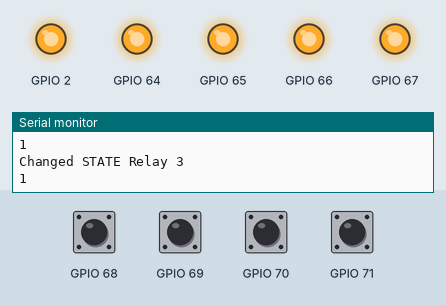
This sketch was run on a simulated ESP8266 (NodeMCU). Parts: output pins drawn as LEDs (lit = HIGH), the last lines printed to the serial monitor. Inputs (shaded band) come from the test bench; at power-on: GPIO 68–71 HIGH. WiFi joins after 1.5 s; servers stay silent unless stated; no MQTT or app messages arrive unless stated.

Above: at 2.7 s.
2.8 s: GPIO 68 pulled LOW for 1 s
At 3.3 s:
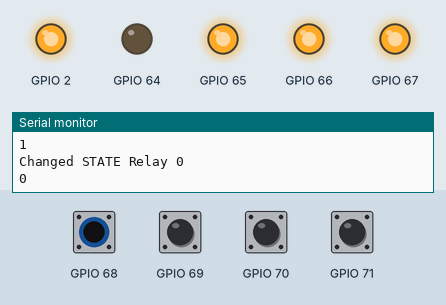
5.4 s: GPIO 69 pulled LOW for 1 s
At 6.3 s:
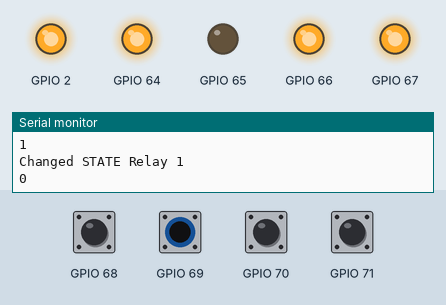
8.0 s: GPIO 70 pulled LOW for 1 s
At 8.6 s:
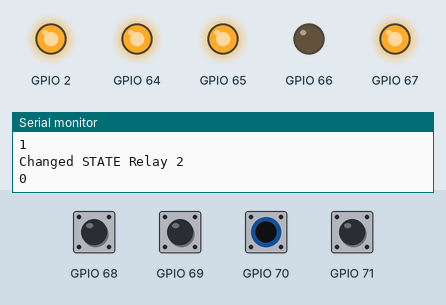
10.6 s: GPIO 71 pulled LOW for 1 s
At 11.5 s:
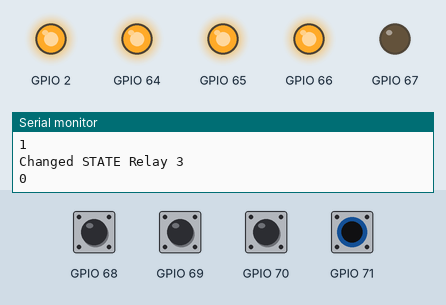
Timing chart, 0 to 13.6 s (numbered marks = the images above; inputs shaded):
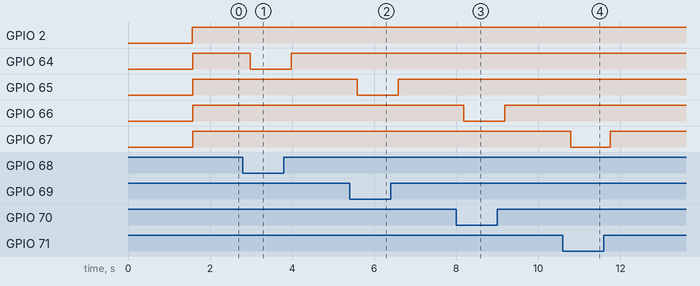

The sketch:

NodeMCU_MQTT_Relay_revOTA.ino
```cpp
#include <ESP8266WiFi.h>
#include <PubSubClient.h>
#include <Wire.h>
#include "Adafruit_MCP23017.h"
#include "wifiConf.h"
#include "mqttfunc.h"
#include "OTAfunc.h"

Adafruit_MCP23017 mcp;

int buttonState0 = 0;
int lastButtonState0 = 0;

int buttonState1 = 0;
int lastButtonState1 = 0;

int buttonState2 = 0;
int lastButtonState2 = 0;

int buttonState3 = 0;
int lastButtonState3 = 0;

int lastval0 = 0;
int lastval1 = 0;
int lastval2 = 0;
int lastval3 = 0;

char charval0[1];
char charval1[1];
char charval2[1];
char charval3[1];

unsigned long previousMillis = 0, previousMillis2 = 0, currentMillis;
long interval = 200, interval2 = 15000;

void setup()
{
  pinMode(2, OUTPUT);     // Initialize the BUILTIN_LED pin as an output
  Wire.begin(4, 5); //SDA, SCL

  mcp.begin();

  mcp.pinMode(0, OUTPUT);
  mcp.pinMode(1, OUTPUT);
  mcp.pinMode(2, OUTPUT);
  mcp.pinMode(3, OUTPUT);

  mcp.pinMode(4, INPUT);
  mcp.pullUp(4, HIGH);  // turn on a 100K pullup internally

  mcp.pinMode(5, INPUT);
  mcp.pullUp(5, HIGH);  // turn on a 100K pullup internally

  mcp.pinMode(6, INPUT);
  mcp.pullUp(6, HIGH);  // turn on a 100K pullup internally

  mcp.pinMode(7, INPUT);
  mcp.pullUp(7, HIGH);  // turn on a 100K pullup internally

  //Serial.begin(115200);
  setup_wifi();
  client.setServer(mqtt_server, 1883);
  client.setCallback(callback);

  OTAfunc();
}

void callback(char* topic, byte* payload, unsigned int length)
{
  String topicstr;
  String payloadstr;

  for (int i = 0; i < length; i++)
  {
    payloadstr = String(payloadstr + (char)payload[i]);  //convert payload to string
  }

  for(int i = 0; i <= 50; i++)
  {
    topicstr = String(topicstr + (char)topic[i]);  //convert topic to string
  }

  Serial.print("Message arrived: ");
  Serial.print(topicstr);
  Serial.print(" - ");
  Serial.print(payloadstr);
  Serial.println();

  //start
  if(topicstr=="/myroom/relay/0")
  {
    if(payloadstr=="0")
    {
      //digitalWrite(2, LOW);
      mcp.digitalWrite(0, HIGH);
      Serial.println("Relay 0 OFF");
      lastval0 = 1;
      Serial.println(lastval0);
      client.publish("/myroom/relay/relState0", "0"); //publish to topic
    }
    else if(payloadstr=="1")
    {
      //digitalWrite(2, HIGH);
      mcp.digitalWrite(0, LOW);
      Serial.println("Relay 0 ON");
      lastval0 = 0;
      Serial.println(lastval0);
      client.publish("/myroom/relay/relState0", "1"); //publish to topic
    }
  }

  if(topicstr=="/myroom/relay/1")
  {
    if(payloadstr=="0")
    {
      mcp.digitalWrite(1, HIGH);
      Serial.println("Relay 1 OFF");
      lastval1 = 1;
      Serial.println(lastval1);
      client.publish("/myroom/relay/relState1", "0"); //publish to topic
    }
    else if(payloadstr=="1")
    {
      mcp.digitalWrite(1, LOW);
      Serial.println("Relay 1 ON");
      lastval1 = 0;
      Serial.println(lastval1);
      client.publish("/myroom/relay/relState1", "1"); //publish to topic
    }
  }

  if(topicstr=="/myroom/relay/2")
  {
    if(payloadstr=="0")
    {
      mcp.digitalWrite(2, HIGH);
      Serial.println("Relay 2 OFF");
      lastval2 = 1;
      Serial.println(lastval2);
      client.publish("/myroom/relay/relState2", "0"); //publish to topic
    }
    else if(payloadstr=="1")
    {
      mcp.digitalWrite(2, LOW);
      Serial.println("Relay 2 ON");
      lastval2 = 0;
      Serial.println(lastval2);
      client.publish("/myroom/relay/relState2", "1"); //publish to topic
    }
  }

  if(topicstr=="/myroom/relay/3")
  {
    if(payloadstr=="0")
    {
      mcp.digitalWrite(3, HIGH);
      Serial.println("Relay 3 OFF");
      lastval3 = 1;
      Serial.println(lastval3);
      client.publish("/myroom/relay/relState3", "0"); //publish to topic
    }
    else if(payloadstr=="1")
    {
      mcp.digitalWrite(3, LOW);
      Serial.println("Relay 3 ON");
      lastval3 = 0;
      Serial.println(lastval3);
      client.publish("/myroom/relay/relState3", "1"); //publish to topic
    }
  }
}

void loop()
{
  currentMillis = millis();

  if (!client.connected())
    {
      reconnect();
    }

  client.loop();
  ArduinoOTA.handle();

  relaypolling();

  if (currentMillis - previousMillis2 >= interval2)
  {
    previousMillis2 = currentMillis;
    client.publish("/nodeRelay/heartbeat", "Hi");
  }

  if(currentMillis > 4094967296)
  {
    Serial.println("reboot");
    Serial.println(currentMillis);
    ESP.restart();
  }
}

void relaypolling()
{
  if (currentMillis - previousMillis >= interval)
  {
    previousMillis = currentMillis;
    //START Relay 0 Switch
  buttonState0 = mcp.digitalRead(4);
  if (buttonState0 != lastButtonState0) //Relay 0
  {
    Serial.println("Changed STATE Relay 0");
    mcp.digitalWrite(0, !lastval0);
    itoa(lastval0, charval0, 10);
    lastval0 = !lastval0;
    Serial.println(lastval0);
    client.publish("/myroom/relay/relState0", charval0); //publish to topic
  }
  lastButtonState0 = buttonState0;
  //END Relay 0 Switch


  //START Relay 1 Switch
  buttonState1 = mcp.digitalRead(5);

  if (buttonState1 != lastButtonState1) //Relay 1
  {
    Serial.println("Changed STATE Relay 1");
    mcp.digitalWrite(1, !lastval1);
    itoa(lastval1, charval1, 10);
    lastval1 = !lastval1;
    Serial.println(lastval1);
    client.publish("/myroom/relay/relState1", charval1); //publish to topic
  }
  lastButtonState1 = buttonState1;
  //END Relay 1 Switch


  //START Relay 2 Switch
  buttonState2 = mcp.digitalRead(6);

  if (buttonState2 != lastButtonState2) //Relay 2
  {
    Serial.println("Changed STATE Relay 2");
    mcp.digitalWrite(2, !lastval2);
    itoa(lastval2, charval2, 10);
    lastval2 = !lastval2;
    Serial.println(lastval2);
    client.publish("/myroom/relay/relState2", charval2); //publish to topic
  }
  lastButtonState2 = buttonState2;
  //END Relay 2 Switch

  //START Relay 3 Switch
  buttonState3 = mcp.digitalRead(7);

  if (buttonState3 != lastButtonState3) //Relay 3
  {
    Serial.println("Changed STATE Relay 3");
    mcp.digitalWrite(3, !lastval3);
    itoa(lastval3, charval3, 10);
    lastval3 = !lastval3;
    Serial.println(lastval3);
    client.publish("/myroom/relay/relState3", charval3); //publish to topic
  }
  lastButtonState3 = buttonState3;
  //END Relay 3 Switch
  }
}
```

OTAfunc.h
```cpp
#include <ESP8266WiFi.h>
#include <ESP8266mDNS.h>
#include <WiFiUdp.h>
#include <ArduinoOTA.h>

void OTAfunc()
{
// Port defaults to 8266
  // ArduinoOTA.setPort(8266);

  // Hostname defaults to esp8266-[ChipID]
  ArduinoOTA.setHostname("RelayNodeMCU");

  // No authentication by default
  ArduinoOTA.setPassword((const char *)"pwnrazr1234");

  ArduinoOTA.onStart([]() {
    Serial.println("Start OTA");
  });
  ArduinoOTA.onEnd([]() {
    Serial.println("\nEnd OTA");
  });
  ArduinoOTA.onProgress([](unsigned int progress, unsigned int total) {
    Serial.printf("Progress: %u%%\r", (progress / (total / 100)));
  });
  ArduinoOTA.onError([](ota_error_t error) {
    Serial.printf("Error[%u]: ", error);
    if (error == OTA_AUTH_ERROR) Serial.println("Auth Failed");
    else if (error == OTA_BEGIN_ERROR) Serial.println("Begin Failed");
    else if (error == OTA_CONNECT_ERROR) Serial.println("Connect Failed");
    else if (error == OTA_RECEIVE_ERROR) Serial.println("Receive Failed");
    else if (error == OTA_END_ERROR) Serial.println("End Failed");
  });
  ArduinoOTA.begin();
  Serial.println("OTA System Ready");
  Serial.print("OTA IP address: ");
  Serial.println(WiFi.localIP());
}
```

mqttfunc.h
```cpp
#include <PubSubClient.h>
#include <ESP8266WiFi.h>

WiFiClient espClient;
PubSubClient client(espClient);

const char* mqtt_server = "192.168.1.184";
const char* mqtt_username = "pwnrazr";
const char* mqtt_password = "pwnrazr123";

char ipaddr[16];

void subscribemqtt()
{
  client.subscribe("/myroom/relay/0");
  client.subscribe("/myroom/relay/1");
  client.subscribe("/myroom/relay/2");
  client.subscribe("/myroom/relay/3");
}

void reconnect() {
  // Loop until we're reconnected
  while (!client.connected()) {
    Serial.print("Attempting MQTT connection...");
    digitalWrite(2, LOW);

    // Attempt to connect
    if (client.connect("ESPRelay", mqtt_username, mqtt_password)) {
      Serial.println("Connected");
      digitalWrite(2, HIGH);
      // Once connected, publish an announcement...

      //publish on connect insert here
      client.publish("/myroom/relay/boot", "0"); //publish to topic on boot

      sprintf(ipaddr, "%d.%d.%d.%d", WiFi.localIP()[0], WiFi.localIP()[1], WiFi.localIP()[2], WiFi.localIP()[3] );

      client.publish("/myroom/relay/ip", ipaddr);
      // ... and resubscribe
      subscribemqtt();
    } else {
      Serial.print("failed, rc=");
      Serial.print(client.state());

      //Serial.println(" try again in 100 miliseconds");
      // Wait before retrying
      //delay(100);
    }
  }
}
```

wifiConf.h
```cpp
const char* ssid = "Ayam Goreng";
const char* password = "pwnrazr1234";

void setup_wifi() {

  delay(10);
  // We start by connecting to a WiFi network
  Serial.println();
  Serial.print("Connecting to ");
  Serial.println(ssid);

  WiFi.begin(ssid, password);

  while (WiFi.status() != WL_CONNECTED) {
    delay(100);
    Serial.print(".");
  }

  Serial.println("");
  Serial.println("WiFi connected");
  Serial.println("IP address: ");
  Serial.println(WiFi.localIP());
}
```

Measured:
- after the input at 2.8 s, GPIO 64: HIGH → LOW after 0.18 s, → HIGH 1.0 s later
- after the input at 5.4 s, GPIO 65: HIGH → LOW after 0.18 s, → HIGH 1.0 s later
- after the input at 8.0 s, GPIO 66: HIGH → LOW after 0.19 s, → HIGH 1.0 s later
- after the input at 10.6 s, GPIO 67: HIGH → LOW after 0.19 s, → HIGH 0.96 s later
